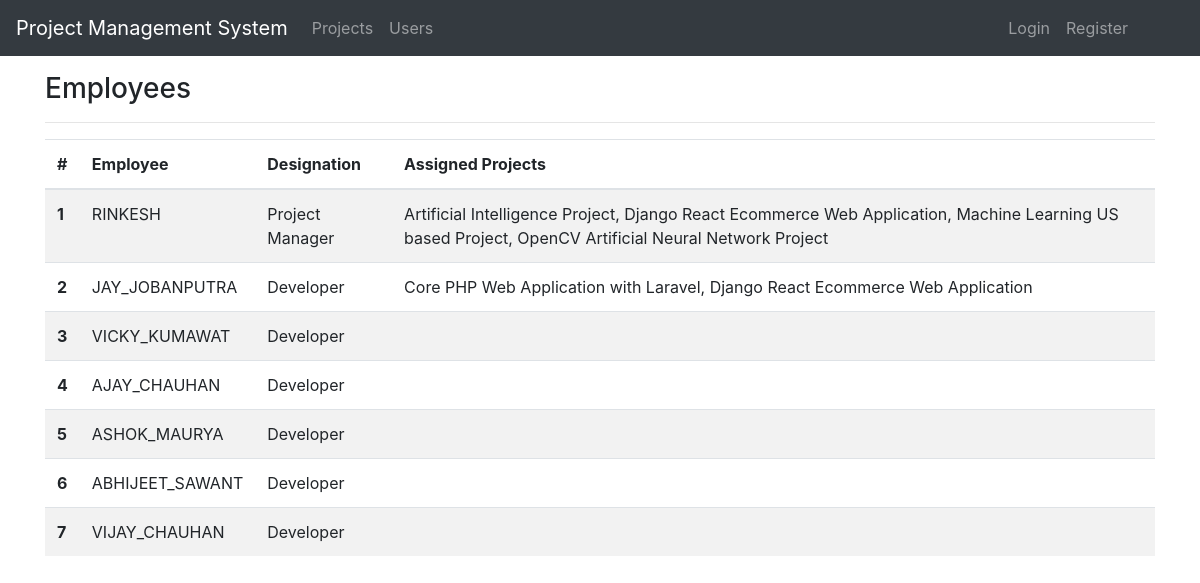
The app's page /users/, older data.
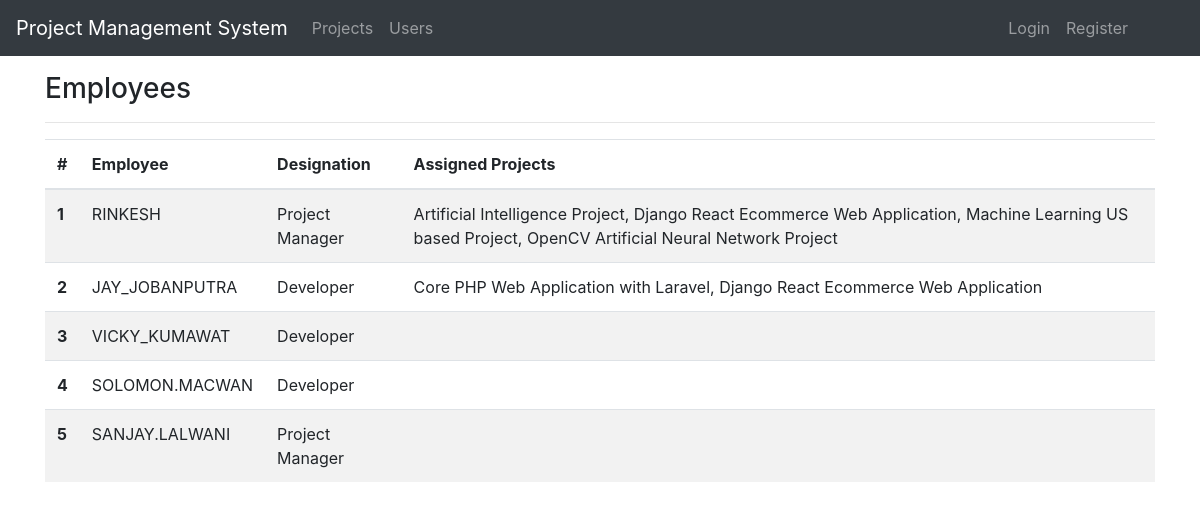
The same page, newer data.
### users/models.py (models this page shows, shortened)
class UserProfile(models.Model):
    user = models.ForeignKey(User, on_delete=models.CASCADE)
    emp_type = models.CharField(max_length=3, choices=employee_type, default=1)
    project = models.ManyToManyField(Project, blank=True)

### projects/models.py (models this page shows)
class Project(models.Model):
    project_name = models.CharField(max_length=200)
    description = models.TextField(blank=True)
    start_date = models.DateField(auto_now_add=True)
    end_date = models.DateField()
    status = models.CharField(max_length=4, choices=status, default=1)
    assign = models.ManyToManyField(User)
    class Meta:
        ordering = ['project_name']
    def __str__(self):
        return self.project_name

### users/views.py (the view)
# urls.py: path('', usersView, name='users'),
def usersView(request):
    users = UserProfile.objects.all()
    projects = Project.objects.all()
    context = {
        'users': users,
        'projects': projects,
    }
    return render(request, 'users/users.html', context)

### users/templates/users/users.html
{% extends 'projects/base.html' %}
{% block content %}
  <div class="container">
    <h3 class="mt-3">Employees</h3><hr>
    <table class="table table-striped">
  <thead>
    <tr>
      <th scope="col">#</th>
      <th scope="col">Employee</th>
      <th scope="col">Designation</th>
      <th scope="col">Assigned Projects</th>
    </tr>
  </thead>
  <tbody>
    {% for employee in users %}
    <tr>
      <th scope="row">{{ forloop.counter }}</th>
      <td>{{ employee.user|upper }}</td>
      {% if employee.emp_type == '1' %}
      <td>Developer</td>
      {% elif employee.emp_type == '2' %}
      <td>Team Lead</td>
      {% else %}
      <td>Project Manager</td>
      {% endif %}
      <td>{{ employee.project.all|join:', ' }}</td>
    </tr>
    {% endfor %}
  </tbody>
</table>
    </div>
{% endblock content %}

### projects/templates/projects/base.html (shortened to what this page needs)
<!DOCTYPE html>
<html lang="en">
<head>
    <link rel="stylesheet" href="https://stackpath.bootstrapcdn.com/bootstrap/4.5.0/css/bootstrap.min.css">
</head>
<body>
    {% include 'projects/header.html' %}
    {% block content %}
    {% endblock content %}
</body>
</html>

### projects/templates/projects/header.html (shortened to what this page needs)
<nav class="navbar navbar-expand-lg navbar-dark bg-dark">
  <a class="navbar-brand" href="/">Project Management System</a>
  <div class="collapse navbar-collapse" id="navbarSupportedContent">
    <ul class="navbar-nav mr-auto">
      <li class="nav-item">
        <a class="nav-link" href="{% url 'projects-list' %}">Projects</a>
      </li>
      <li class="nav-item">
        <a class="nav-link" href="{% url 'users' %}">Users</a>
      </li>
    </ul>
    <ul class="navbar-nav mr-5">
    {% if user.is_authenticated %}
    <li class="nav-item">
      <a class="nav-link">{{ user.username|upper }}</a>
    </li>
    <li class="nav-item">
      <a class="nav-link" href="{% url 'logout' %}" >Logout</a>
    </li>
    {% else %}
    <li class="nav-item">
      <a class="nav-link" href="{% url 'login' %}" >Login</a>
    </li>
    <li class="nav-item">
      <a class="nav-link" href="{% url 'new-user' %}" >Register</a>
    </li>
    {% endif %}
  </ul>
  </div>
</nav>

Row changes from the older to the newer data that the page shows:
removed UserProfile: user "AJAY_CHAUHAN", emp_type "Developer"
removed UserProfile: user "ASHOK_MAURYA", emp_type "Developer"
removed UserProfile: user "ABHIJEET_SAWANT", emp_type "Developer"
removed UserProfile: user "VIJAY_CHAUHAN", emp_type "Developer"
added UserProfile: user "SOLOMON.MACWAN", emp_type "Developer"
added UserProfile: user "SANJAY.LALWANI", emp_type "Project Manager"
